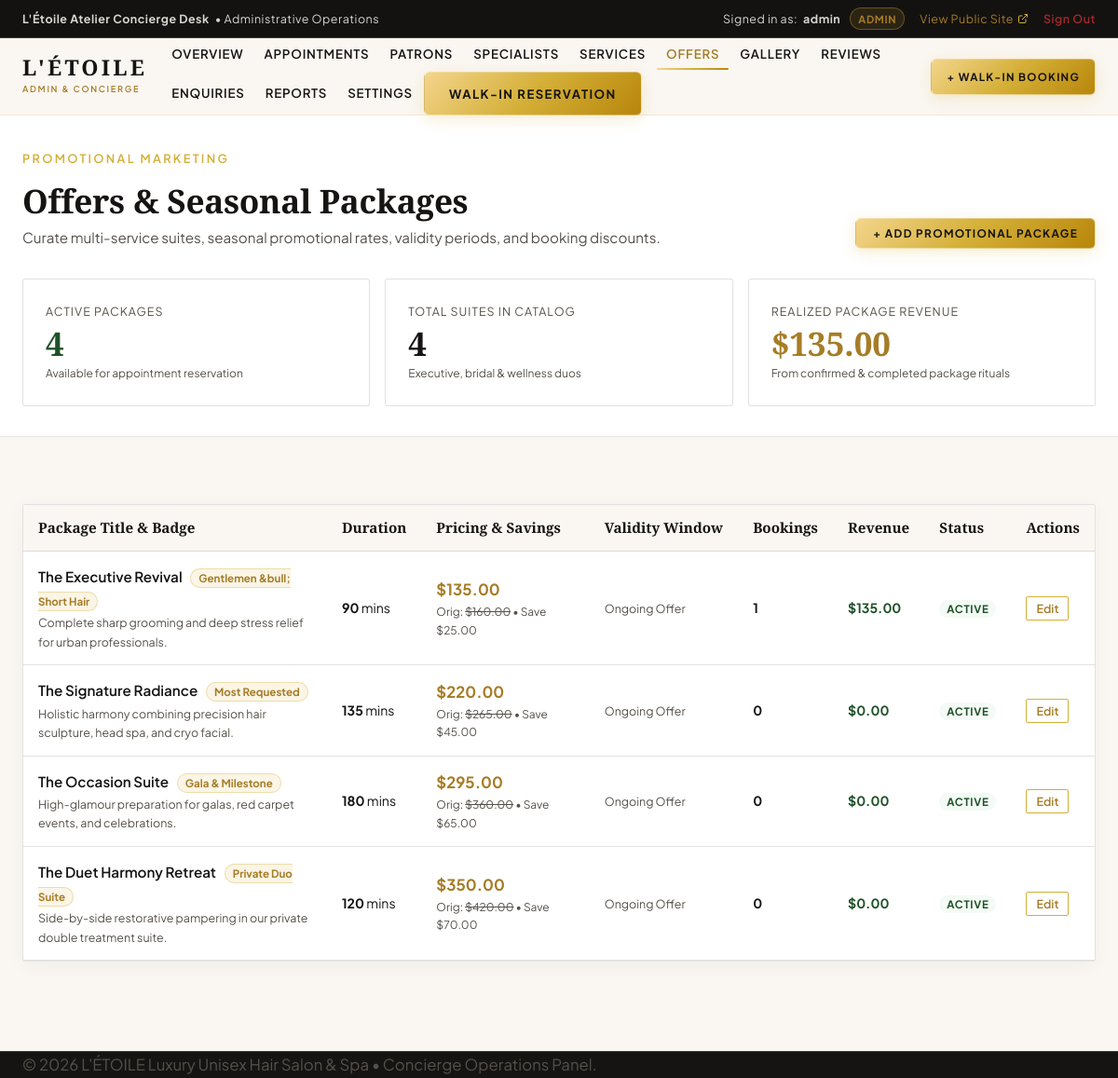
The page /admin-offers.php (signed in) on the database its author committed.
### tables this page shows
CREATE TABLE `offers` (
  `id` INT UNSIGNED NOT NULL AUTO_INCREMENT,
  `slug` VARCHAR(80) NOT NULL COMMENT 'e.g. executive-package, radiance-package',
  `title` VARCHAR(120) NOT NULL,
  `badge_text` VARCHAR(50) NULL DEFAULT NULL COMMENT 'e.g. Most Requested, Guest Favourite',
  `short_description` VARCHAR(255) NOT NULL,
  `original_price` DECIMAL(10,2) NOT NULL DEFAULT 0.00,
  `package_price` DECIMAL(10,2) NOT NULL DEFAULT 0.00,
  `estimated_duration_minutes` SMALLINT UNSIGNED NOT NULL DEFAULT 90,
  `included_features` TEXT NOT NULL COMMENT 'JSON or newline-delimited checklist of included treatments',
  `start_date` DATE NULL DEFAULT NULL,
  `end_date` DATE NULL DEFAULT NULL,
  `is_featured` TINYINT(1) NOT NULL DEFAULT 0,
  `is_active` TINYINT(1) NOT NULL DEFAULT 1,
  `created_at` TIMESTAMP NOT NULL DEFAULT CURRENT_TIMESTAMP,
  `updated_at` TIMESTAMP NOT NULL DEFAULT CURRENT_TIMESTAMP ON UPDATE CURRENT_TIMESTAMP,
  PRIMARY KEY (`id`),
  UNIQUE KEY `uk_offers_slug` (`slug`),
  KEY `idx_offers_active` (`is_active`, `is_featured`)
);

### includes/validator.php (called while the page is built, shortened)
<?php
function e(?string $string): string {
    return htmlspecialchars((string)$string, ENT_QUOTES | ENT_SUBSTITUTE, 'UTF-8');
}

### admin-offers.php (the view, shortened to what this page needs)
<?php
try {
    $pdo = Database::getConnection();
    $sql = "
        SELECT
            o.id,
            o.slug,
            o.title,
            o.badge_text,
            o.short_description,
            o.original_price,
            o.package_price,
            o.estimated_duration_minutes,
            o.included_features,
            o.start_date,
            o.end_date,
            o.is_featured,
            o.is_active,
            COUNT(a.id) AS total_bookings,
            COALESCE(SUM(CASE WHEN a.status IN ('confirmed', 'completed') THEN a.total_price ELSE 0 END), 0) AS total_revenue
        FROM offers o
        LEFT JOIN appointments a ON o.id = a.offer_id
        GROUP BY o.id
        ORDER BY o.is_active DESC, o.package_price ASC
    ";
    $offers = $pdo->query($sql)->fetchAll();
    $activeOffersCount = count(array_filter($offers, fn($o) => (int)$o['is_active'] === 1));
} catch (Exception $e) {
    AppLogger::error("Offers administration error: " . $e->getMessage());
    $offers = [];
    $activeOffersCount = 0;
    $statusError = "Could not load promotional offers from database.";
}
?>
<!DOCTYPE html>
<html lang="en">
<head>
  <link rel="stylesheet" href="assets/css/style.css">
  <link rel="stylesheet" href="assets/css/responsive.css">
</head>
<body style="background-color: var(--color-ivory);">
  <?php require_once __DIR__ . '/includes/admin-nav.php'; ?>
  <section style="background-color: var(--color-white); border-bottom: 1px solid var(--color-charcoal-border); padding: var(--space-xl) 0;">
    <div class="container">
      <div style="display:flex; justify-content:space-between; align-items:flex-end; flex-wrap:wrap; gap:var(--space-md);">
        <div>
          <span class="eyebrow eyebrow-no-line">Promotional Marketing</span>
          <h1 style="font-family: var(--font-serif); font-size: 2.2rem; color: var(--color-charcoal); margin: 4px 0 6px;">
            Offers &amp; Seasonal Packages
          </h1>
          <p style="color: var(--color-charcoal-muted); margin: 0; font-size: 0.95rem;">
            Curate multi-service suites, seasonal promotional rates, validity periods, and booking discounts.
          </p>
        </div>
        <div>
          <button type="button" id="btnOpenNewOffer" class="btn btn-champagne btn-sm">+ Add Promotional Package</button>
        </div>
      </div>
      <div style="display:grid; grid-template-columns: repeat(auto-fit, minmax(200px, 1fr)); gap:var(--space-md); margin-top:var(--space-xl);">
        <div class="kpi-card">
          <div class="kpi-label">Active Packages</div>
          <div class="kpi-val" style="color:#1E5128;"><?php echo $activeOffersCount; ?></div>
          <div style="font-size:0.75rem; color:var(--color-charcoal-muted); margin-top:4px;">Available for appointment reservation</div>
        </div>
        <div class="kpi-card">
          <div class="kpi-label">Total Suites in Catalog</div>
          <div class="kpi-val"><?php echo count($offers); ?></div>
          <div style="font-size:0.75rem; color:var(--color-charcoal-muted); margin-top:4px;">Executive, bridal &amp; wellness duos</div>
        </div>
        <div class="kpi-card">
          <div class="kpi-label">Realized Package Revenue</div>
          <div class="kpi-val" style="color:var(--color-champagne-dark);">
            $<?php
              $totRev = array_sum(array_column($offers, 'total_revenue'));
              echo number_format((float)$totRev, 2);
            ?>
          </div>
          <div style="font-size:0.75rem; color:var(--color-charcoal-muted); margin-top:4px;">From confirmed &amp; completed package rituals</div>
        </div>
      </div>
    </div>
  </section>
  <main style="padding: var(--space-3xl) 0 var(--space-4xl);">
    <div class="container">
      <div style="background:var(--color-white); border:1px solid var(--color-charcoal-border); border-radius:var(--radius-xs); box-shadow:var(--shadow-subtle); overflow-x:auto;">
        <?php if (empty($offers)): ?>
          <div style="text-align:center; padding:40px 20px;">
            <p style="color:var(--color-charcoal-muted); margin-bottom:12px;">No promotional packages have been configured yet.</p>
            <button type="button" id="btnOpenNewOfferEmpty" class="btn btn-champagne btn-sm">+ Create Your First Offer</button>
          </div>
        <?php else: ?>
          <table class="admin-table">
            <thead>
              <tr>
                <th>Package Title &amp; Badge</th>
                <th>Duration</th>
                <th>Pricing &amp; Savings</th>
                <th>Validity Window</th>
                <th>Bookings</th>
                <th>Revenue</th>
                <th>Status</th>
                <th>Actions</th>
              </tr>
            </thead>
            <tbody>
              <?php foreach ($offers as $off): ?>
                <?php
                  $isActive = (int)$off['is_active'] === 1;
                  $savings  = (float)$off['original_price'] > (float)$off['package_price'] ? ((float)$off['original_price'] - (float)$off['package_price']) : 0;
                  $featsArr = [];
                  if (!empty($off['included_features'])) {
                      $decoded = json_decode($off['included_features'], true);
                      if (is_array($decoded)) {
                          $featsArr = $decoded;
                      }
                  }
                  $featsNewline = implode("\n", $featsArr);
                  $offPayload = [
                      'id'                         => $off['id'],
                      'slug'                       => $off['slug'],
                      'title'                      => $off['title'],
                      'badge_text'                 => $off['badge_text'],
                      'short_description'          => $off['short_description'],
                      'original_price'             => $off['original_price'],
                      'package_price'              => $off['package_price'],
                      'estimated_duration_minutes' => $off['estimated_duration_minutes'],
                      'included_features'          => $featsNewline,
                      'start_date'                 => $off['start_date'],
                      'end_date'                   => $off['end_date'],
                      'is_featured'                => $off['is_featured'],
                      'is_active'                  => $off['is_active']
                  ];
                  $jsonPayload = htmlspecialchars(json_encode($offPayload), ENT_QUOTES, 'UTF-8');
                ?>
                <tr>
                  <td>
                    <div style="font-weight:600; font-size:0.95rem; color:var(--color-charcoal);">
                      <?php echo e($off['title']); ?>
                      <?php if (!empty($off['badge_text'])): ?>
                        <span style="font-size:0.72rem; padding:2px 8px; border-radius:12px; background:var(--color-champagne-subtle); color:var(--color-champagne-dark); font-weight:700; border:1px solid var(--color-champagne-border); margin-left:6px;">
                          <?php echo e($off['badge_text']); ?>
                        </span>
                      <?php endif; ?>
                    </div>
                    <div style="font-size:0.78rem; color:var(--color-charcoal-muted); margin-top:2px;">
                      <?php echo e($off['short_description']); ?>
                    </div>
                  </td>
                  <td>
                    <strong><?php echo (int)$off['estimated_duration_minutes']; ?></strong> mins
                  </td>
                  <td>
                    <div style="font-weight:700; color:var(--color-champagne-dark); font-size:1.05rem;">
                      $<?php echo number_format((float)$off['package_price'], 2); ?>
                    </div>
                    <?php if ($savings > 0): ?>
                      <div style="font-size:0.75rem; color:var(--color-charcoal-muted);">
                        Orig: <del>$<?php echo number_format((float)$off['original_price'], 2); ?></del> &bull; Save $<?php echo number_format($savings, 2); ?>
                      </div>
                    <?php endif; ?>
                  </td>
                  <td>
                    <?php if ($off['start_date'] || $off['end_date']): ?>
                      <span style="font-size:0.8rem; color:var(--color-charcoal);">
                        <?php echo $off['start_date'] ? date('M j, Y', strtotime($off['start_date'])) : 'Open'; ?>
                        &rarr;
                        <?php echo $off['end_date'] ? date('M j, Y', strtotime($off['end_date'])) : 'No Expiry'; ?>
                      </span>
                    <?php else: ?>
                      <span style="font-size:0.78rem; color:var(--color-charcoal-muted);">Ongoing Offer</span>
                    <?php endif; ?>
                  </td>
                  <td>
                    <strong><?php echo (int)$off['total_bookings']; ?></strong>
                  </td>
                  <td>
                    <strong style="color:#1E5128;">
                      $<?php echo number_format((float)$off['total_revenue'], 2); ?>
                    </strong>
                  </td>
                  <td>
                    <form action="admin-offers.php" method="POST" style="display:inline;">
                      <button type="submit" class="badge-status <?php echo $isActive ? 'badge-active' : 'badge-inactive'; ?>" style="border:none; cursor:pointer;" title="Click to toggle availability">
                        <?php echo $isActive ? 'Active' : 'Inactive'; ?>
                      </button>
                    </form>
                  </td>
                  <td>
                    <button type="button" class="btn-action-sm btn-edit-offer" data-offer="<?php echo $jsonPayload; ?>">
                      Edit
                    </button>
                  </td>
                </tr>
              <?php endforeach; ?>
            </tbody>
          </table>
        <?php endif; ?>
      </div>
    </div>
  </main>
  <footer class="site-footer" role="contentinfo">
    <div class="container footer-bottom-inner">
      <p>&copy; <?php echo date('Y'); ?> L'ÉTOILE Luxury Unisex Hair Salon &amp; Spa &bull; Concierge Operations Panel.</p>
    </div>
  </footer>
</body>
</html>

### assets/css/style.css (style rules this page uses)
:root { --color-ivory: #FAF7F2; --color-ivory-light: #FFFDF9; --color-ivory-tint: rgba(250, 247, 242, 0.96); --color-ivory-dark: #F0E8DC; --color-champagne: #D4AF37; --color-champagne-bright: #F5D061; --color-champagne-light: #EBD6A2; --color-champagne-dark: #A67C26; --color-champagne-subtle: rgba(212, 175, 55, 0.12); --color-champagne-border: rgba(212, 175, 55, 0.35); --color-champagne-gradient: linear-gradient(135deg, #F3D58C 0%, #D4AF37 50%, #B8860B 100%); --color-champagne-glow: rgba(212, 175, 55, 0.38); --color-charcoal: #161413; --color-charcoal-muted: #55504A; --color-charcoal-light: #252220; --color-charcoal-subtle: rgba(22, 20, 19, 0.05); --color-charcoal-border: rgba(22, 20, 19, 0.12); --color-white: #FFFFFF; --color-white-translucent: rgba(255, 255, 255, 0.96); --font-serif: 'Cormorant Garamond', 'Playfair Display', Georgia, 'Times New Roman', serif; --font-sans: 'Plus Jakarta Sans', -apple-system, BlinkMacSystemFont, 'Segoe UI', Roboto, Helvetica, Arial, sans-serif; --space-2xs: 0.25rem; --space-xs: 0.5rem; --space-sm: 0.75rem; --space-md: 1rem; --space-lg: 1.5rem; --space-xl: 2rem; --space-2xl: 3rem; --space-3xl: 4.5rem; --space-4xl: 6rem; --container-max: 1280px; --container-wide: 1440px; --container-narrow: 860px; --header-height: 82px; --shadow-subtle: 0 4px 20px rgba(22, 20, 19, 0.04); --shadow-card: 0 12px 35px rgba(22, 20, 19, 0.07); --shadow-hover: 0 22px 50px rgba(22, 20, 19, 0.14); --shadow-gold: 0 8px 30px rgba(212, 175, 55, 0.35); --shadow-gold-sm: 0 4px 15px rgba(212, 175, 55, 0.22); --radius-xs: 3px; --radius-sm: 6px; --radius-md: 10px; --radius-lg: 16px; --radius-full: 9999px; --transition-fast: 0.2s cubic-bezier(0.25, 0.8, 0.25, 1); --transition-smooth: 0.35s cubic-bezier(0.25, 1, 0.5, 1); --transition-slow: 0.6s cubic-bezier(0.22, 1, 0.36, 1); }
*, *::before, *::after { box-sizing: border-box; margin: 0; padding: 0; }
html { font-size: 16px; scroll-behavior: smooth; -webkit-font-smoothing: antialiased; -moz-osx-font-smoothing: grayscale; text-rendering: optimizeLegibility; }
body { font-family: var(--font-sans); background-color: var(--color-ivory); color: var(--color-charcoal); line-height: 1.65; font-weight: 400; overflow-x: hidden; position: relative; min-height: 100vh; display: flex; flex-direction: column; }
h1, h2, h3, h4, h5, h6 { font-family: var(--font-serif); color: var(--color-charcoal); font-weight: 600; line-height: 1.2; letter-spacing: -0.01em; }
h1 { font-size: clamp(2.4rem, 5vw + 1rem, 4.2rem); font-weight: 600; }
p { color: var(--color-charcoal-muted); font-size: 1.05rem; margin-bottom: 1rem; }
p:last-child { margin-bottom: 0; }
button, input, select, textarea { font-family: inherit; font-size: inherit; color: inherit; }
.container { width: 100%; max-width: var(--container-max); margin-left: auto; margin-right: auto; padding-left: var(--space-lg); padding-right: var(--space-lg); }
.eyebrow { display: inline-flex; align-items: center; gap: var(--space-xs); font-family: var(--font-sans); font-size: 0.8rem; font-weight: 600; text-transform: uppercase; letter-spacing: 0.18em; color: var(--color-champagne); margin-bottom: var(--space-xs); }
.eyebrow::before, .eyebrow::after { content: ''; display: inline-block; width: 24px; height: 1px; background-color: var(--color-champagne); }
.eyebrow-no-line::before, .eyebrow-no-line::after { display: none; }
.btn { display: inline-flex; align-items: center; justify-content: center; gap: var(--space-xs); padding: 12px 26px; font-family: var(--font-sans); font-size: 0.82rem; font-weight: 700; letter-spacing: 0.11em; text-transform: uppercase; border-radius: var(--radius-sm); cursor: pointer; border: 1px solid transparent; transition: var(--transition-smooth); white-space: nowrap; position: relative; text-decoration: none; }
.btn-champagne { background: var(--color-champagne-gradient); color: #161413; font-weight: 700; border: 1px solid rgba(255, 255, 255, 0.4); box-shadow: var(--shadow-gold-sm); }
.btn-sm { padding: 8px 18px; font-size: 0.74rem; }
.site-footer { background-color: var(--color-charcoal); color: var(--color-ivory); margin-top: auto; border-top: 1px solid rgba(197, 164, 109, 0.3); }
.footer-bottom-inner { display: flex; justify-content: space-between; align-items: center; flex-wrap: wrap; gap: var(--space-md); }

### rows shown on the page
offers: title "The Executive Revival", badge_text "Gentlemen &bull; Short Hair", short_description "Complete sharp grooming and deep stress relief for urban professionals.", estimated_duration_minutes "90", package_price "135.00", original_price "160.00", savings "25.00", shows "Ongoing Offer", total_bookings "1", total_revenue "135.00", is_active "ACTIVE"
offers: title "The Signature Radiance", badge_text "Most Requested", short_description "Holistic harmony combining precision hair sculpture, head spa, and cryo facial.", estimated_duration_minutes "135", package_price "220.00", original_price "265.00", savings "45.00", shows "Ongoing Offer", total_bookings "0", total_revenue "0.00", is_active "ACTIVE"
offers: title "The Occasion Suite", badge_text "Gala & Milestone", short_description "High-glamour preparation for galas, red carpet events, and celebrations.", estimated_duration_minutes "180", package_price "295.00", original_price "360.00", savings "65.00", shows "Ongoing Offer", total_bookings "0", total_revenue "0.00", is_active "ACTIVE"
offers: title "The Duet Harmony Retreat", badge_text "Private Duo Suite", short_description "Side-by-side restorative pampering in our private double treatment suite.", estimated_duration_minutes "120", package_price "350.00", original_price "420.00", savings "70.00", shows "Ongoing Offer", total_bookings "0", total_revenue "0.00", is_active "ACTIVE"

### other values the page prints
$currentUser['username'] "admin"
$currentUser['role'] "ADMIN"
$activeOffersCount "4"
count($offers) "4"
$totRev "135.00"
